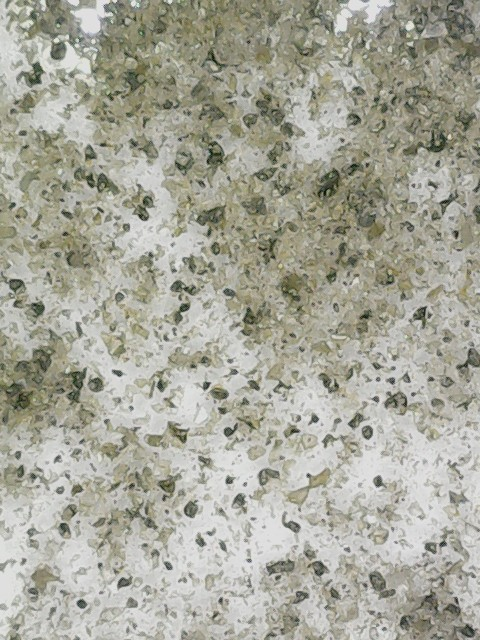
#> input picture 10a.jpg, 480 x 640 px
$ python -i Particle_Slider_App.py   (imports and definitions only)
#> lines starting #> are read from the running program, lines starting #| are printed output that depends on the picture
from pathlib import Path
import math

import cv2
import numpy as np
import pandas as pd
import streamlit as st


# ============================================================
# FILE SETUP
# ============================================================
APP_DIR = Path(__file__).resolve().parent
DOWNLOADS = Path.home() / "Downloads"
IMAGE_SEARCH_DIRS = [APP_DIR, DOWNLOADS]

GROUP_COUNT = 12
GROUP_SUFFIXES = ["a", "b", "c", "d", "e"]
GROUP_METADATA = [
    {"group_number": 1, "group_label": "1trial1", "file_prefix": "1"},
    {"group_number": 2, "group_label": "1trial2", "file_prefix": "2"},
    {"group_number": 3, "group_label": "1trial3", "file_prefix": "3"},
    {"group_number": 4, "group_label": "2trial1", "file_prefix": "4"},
    {"group_number": 5, "group_label": "2trial2", "file_prefix": "5"},
    {"group_number": 6, "group_label": "2trial3", "file_prefix": "6"},
    {"group_number": 7, "group_label": "3trial1", "file_prefix": "7"},
    {"group_number": 8, "group_label": "3trial2", "file_prefix": "8"},
    {"group_number": 9, "group_label": "3trial3", "file_prefix": "9"},
    {"group_number": 10, "group_label": "control1", "file_prefix": "10"},
    {"group_number": 11, "group_label": "control2", "file_prefix": "11"},
    {"group_number": 12, "group_label": "control3", "file_prefix": "12"},
]
IMAGE_GROUPS = [
    {
        **group,
        "display_name": f"Group {group['group_number']} / {group['group_label']}",
        "file_names": [f"{group['file_prefix']}{suffix}.jpg" for suffix in GROUP_SUFFIXES],
        "image_labels": [f"{group['group_label']}.{image_num}" for image_num in range(1, len(GROUP_SUFFIXES) + 1)],
    }
    for group in GROUP_METADATA
]

TARGET_PARTICLE_COUNT = 25
MIN_COMPONENT_AREA = 25
MAX_COMPONENT_AREA_FRACTION = 0.20
MIN_CIRCULARITY = 0.45
MORPH_KERNEL = 3
GRID_ROWS = 6
GRID_COLS = 6
TOP_CROP_DIVISOR = 6.5


# ============================================================
# HELPERS
# ============================================================
# [32 lines left out: functions resolve_image_path, load_image, not called in this run]


def bgr_to_rgb(img):
    return cv2.cvtColor(img, cv2.COLOR_BGR2RGB)


def mask_to_rgb(mask):
    return cv2.cvtColor(mask, cv2.COLOR_GRAY2RGB)


# [11 lines left out: function crop_top_strip, not called in this run]


def make_particle_mask(img_bgr, threshold_value=245, brighter_is_particle=True):
    gray = cv2.cvtColor(img_bgr, cv2.COLOR_BGR2GRAY)

    if brighter_is_particle:
        raw_mask = (gray > threshold_value).astype(np.uint8) * 255
    else:
        raw_mask = (gray < threshold_value).astype(np.uint8) * 255

    kernel = np.ones((MORPH_KERNEL, MORPH_KERNEL), np.uint8)
    cleaned = cv2.morphologyEx(raw_mask, cv2.MORPH_OPEN, kernel)
    cleaned = cv2.morphologyEx(cleaned, cv2.MORPH_CLOSE, kernel)

    return cleaned


def connected_components(mask):
    return cv2.connectedComponentsWithStats(mask, connectivity=8)


# [402 lines left out: functions component_circularity, extract_components, select_isolated_particles, overlay_centroids, grid_distribution_stats, pairwise_similarity_score and 5 more, not called in this run]


# ============================================================
# STREAMLIT UI
# ============================================================
# [4 lines not run here, left out]

# [1 line that did not run here, left out]
# [6 lines that did not run here, left out]

# [33 lines not run here, left out]

# [4 lines that did not run here, left out]
# [20 lines not run here, left out]
# [1 line that did not run here, left out]

# [5 lines not run here, left out]

# [15 lines that did not run here, left out]

# [4 lines that did not run here, left out]
# [1 line that did not run here, left out]
# [1 line that did not run here, left out]

# [5 lines not run here, left out]

# [1 line that did not run here, left out]
# [6 lines not run here, left out]

# [1 line that did not run here, left out]
# [8 lines not run here, left out]

trial_chart_specs = [
    ("1trial", "Comparison of Trial 1 mean values against control groups"),
    ("2trial", "Comparison of Trial 2 mean values against control groups"),
    ("3trial", "Comparison of Trial 3 mean values against control groups"),
]

# [79 lines not run here, left out]

# [1 line that did not run here, left out]
# [8 lines that did not run here, left out]

# [78 lines not run here, left out]

>>> import cv2
>>> picture = cv2.imread('10a.jpg')
#> picture is the input picture: shape (640, 480, 3); mean B, G, R 154.5, 167.1, 167.4
>>> result = make_particle_mask(picture)
#> in make_particle_mask, `gray = cv2.cvtColor(img_bgr, cv2.COLOR_BGR2GRAY)`:
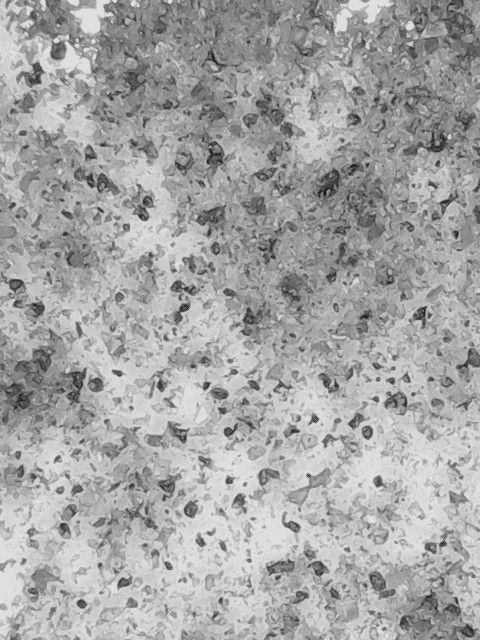
#> gray: shape (640, 480); min 12, max 235, mean 165.8
#> in make_particle_mask, `raw_mask = (gray > threshold_value).astype(np.uint8) * 255`: raw_mask: shape (640, 480); every value is 0

$ run again, on 11a.jpg
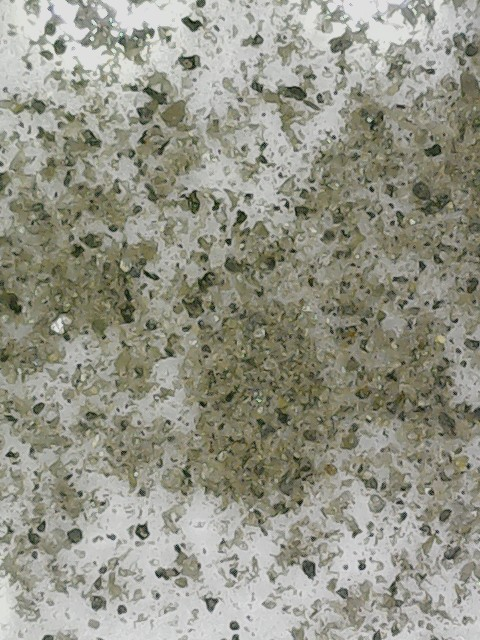
#> input picture 11a.jpg, 480 x 640 px
#> picture is the input picture: shape (640, 480, 3); mean B, G, R 135.8, 148.8, 148.8
#> in make_particle_mask, `gray = cv2.cvtColor(img_bgr, cv2.COLOR_BGR2GRAY)`:
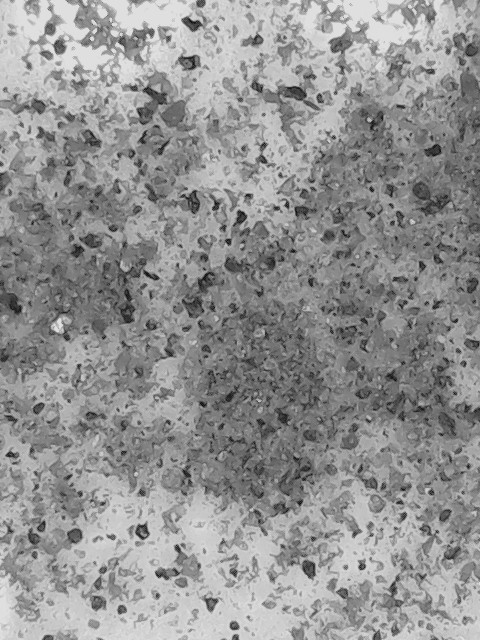
#> gray: shape (640, 480); min 8, max 237, mean 147.3
#> raw_mask: shape (640, 480); every value is 0

$ run again, on 12a.jpg
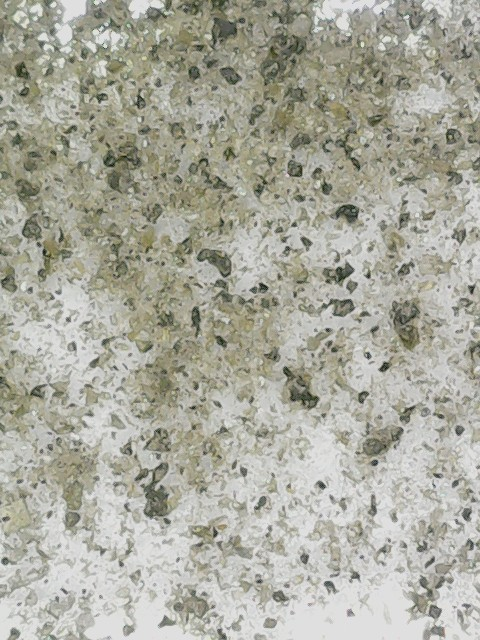
#> input picture 12a.jpg, 480 x 640 px
#> picture is the input picture: shape (640, 480, 3); mean B, G, R 158.3, 170.4, 170.6
#> in make_particle_mask, `gray = cv2.cvtColor(img_bgr, cv2.COLOR_BGR2GRAY)`:
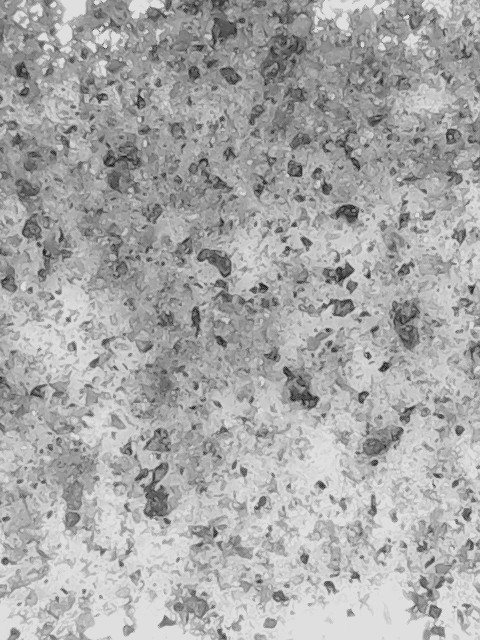
#> gray: shape (640, 480); min 16, max 237, mean 169.1
#> raw_mask: shape (640, 480); every value is 0

$ run again, on 13a.jpg
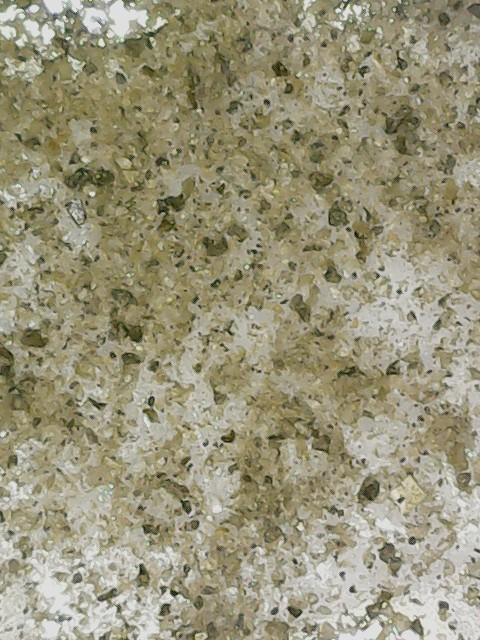
#> input picture 13a.jpg, 480 x 640 px
#> picture is the input picture: shape (640, 480, 3); mean B, G, R 122.6, 148.5, 153.5
#> in make_particle_mask, `gray = cv2.cvtColor(img_bgr, cv2.COLOR_BGR2GRAY)`:
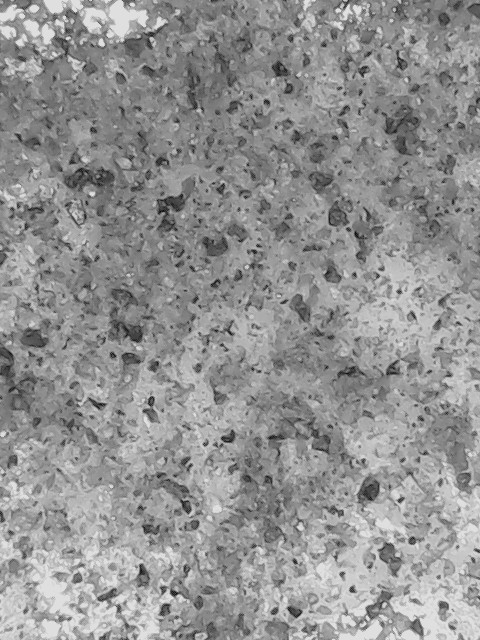
#> gray: shape (640, 480); min 9, max 237, mean 147
#> raw_mask: shape (640, 480); every value is 0
